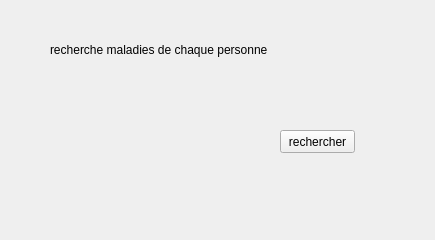
<?xml version="1.0" encoding="UTF-8"?>
<ui version="4.0">
 <class>w15</class>
 <widget class="QWidget" name="w15">
  <property name="geometry">
   <rect>
    <x>0</x>
    <y>0</y>
    <width>435</width>
    <height>240</height>
   </rect>
  </property>
  <property name="windowTitle">
   <string>Form</string>
  </property>
  <widget class="QLabel" name="label">
   <property name="geometry">
    <rect>
     <x>50</x>
     <y>40</y>
     <width>371</width>
     <height>20</height>
    </rect>
   </property>
   <property name="text">
    <string>recherche maladies de chaque personne</string>
   </property>
  </widget>
  <widget class="QPushButton" name="affiche">
   <property name="geometry">
    <rect>
     <x>280</x>
     <y>130</y>
     <width>75</width>
     <height>23</height>
    </rect>
   </property>
   <property name="text">
    <string>rechercher</string>
   </property>
  </widget>
 </widget>
 <resources/>
 <connections/>
</ui>
